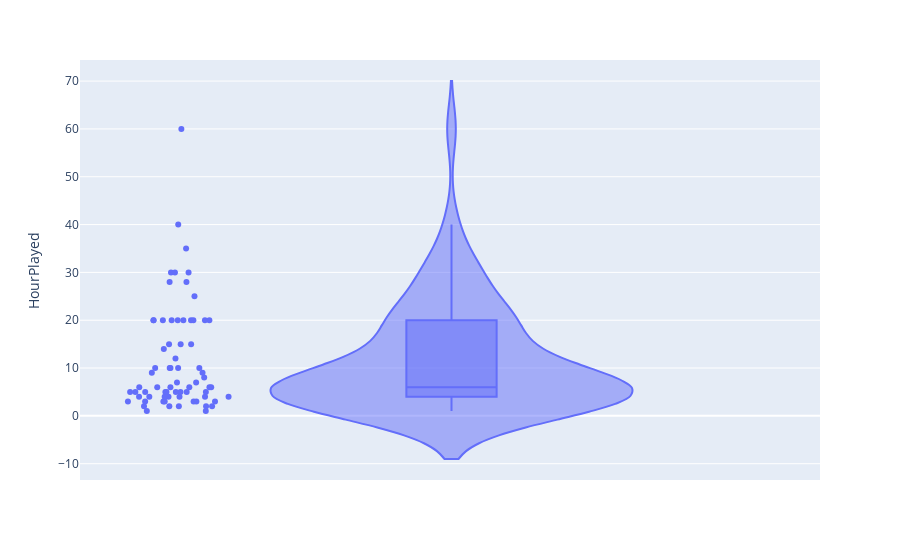

The code cell stored with this chart in its notebook:
### Code cell
violin = df.drop(df[df.HourPlayed == 0].index)
fig = px.violin(violin, y='HourPlayed', box=True, points='all')
fig.show()

### Figure 1 — Plotly figure (JSON) as saved in the notebook; plotly's stock layout.template omitted (floating-point values rounded to 4 significant figures)
{"data": [{"alignmentgroup": "True", "box": {"visible": true}, "hovertemplate": "HourPlayed=%{y}<extra></extra>", "legendgroup": "", "marker": {"color": "#636efa"}, "name": "", "offsetgroup": "", "orientation": "v", "points": "all", "scalegroup": "True", "showlegend": false, "type": "violin", "x0": " ", "xaxis": "x", "y": [15, 20, 20, 3, 5, 20, 5, 10, 10, 5, 4, 5, 3, 30, 2, 14, 5, 30, 6, 3, 7, 2, 2, 40, 6, 12, 5, 5, 15, 25, 20, 2, 8, 1, 4, 10, 20, 20, 3, 3, 20, 9, 6, 6, 3, 2, 20, 4, 20, 3, 6, 35, 9, 1, 4, 4, 7, 6, 60, 4, 15, 5, 28, 10, 4, 10, 5, 30, 28, 20], "y0": " ", "yaxis": "y"}], "layout": {"legend": {"tracegroupgap": 0}, "margin": {"t": 60}, "violinmode": "group", "xaxis": {"anchor": "y", "domain": [0, 1]}, "yaxis": {"anchor": "x", "domain": [0, 1], "title": {"text": "HourPlayed"}}}}
